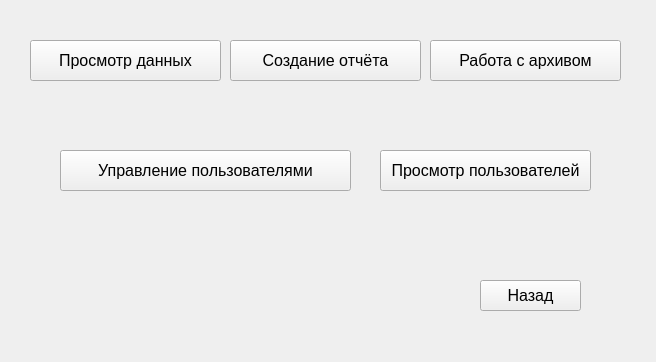
<?xml version="1.0" encoding="UTF-8"?>
<ui version="4.0">
 <class>director</class>
 <widget class="QWidget" name="director">
  <property name="geometry">
   <rect>
    <x>0</x>
    <y>0</y>
    <width>656</width>
    <height>362</height>
   </rect>
  </property>
  <property name="windowTitle">
   <string>Form</string>
  </property>
  <widget class="QPushButton" name="back">
   <property name="geometry">
    <rect>
     <x>480</x>
     <y>280</y>
     <width>101</width>
     <height>31</height>
    </rect>
   </property>
   <property name="font">
    <font>
     <pointsize>12</pointsize>
    </font>
   </property>
   <property name="text">
    <string>Назад</string>
   </property>
  </widget>
  <widget class="QPushButton" name="data">
   <property name="geometry">
    <rect>
     <x>30</x>
     <y>40</y>
     <width>191</width>
     <height>41</height>
    </rect>
   </property>
   <property name="font">
    <font>
     <pointsize>12</pointsize>
    </font>
   </property>
   <property name="text">
    <string>Просмотр данных</string>
   </property>
  </widget>
  <widget class="QPushButton" name="report">
   <property name="geometry">
    <rect>
     <x>230</x>
     <y>40</y>
     <width>191</width>
     <height>41</height>
    </rect>
   </property>
   <property name="font">
    <font>
     <pointsize>12</pointsize>
    </font>
   </property>
   <property name="text">
    <string>Создание отчёта</string>
   </property>
  </widget>
  <widget class="QPushButton" name="archive">
   <property name="geometry">
    <rect>
     <x>430</x>
     <y>40</y>
     <width>191</width>
     <height>41</height>
    </rect>
   </property>
   <property name="font">
    <font>
     <pointsize>12</pointsize>
    </font>
   </property>
   <property name="text">
    <string>Работа с архивом</string>
   </property>
  </widget>
  <widget class="QPushButton" name="users">
   <property name="geometry">
    <rect>
     <x>60</x>
     <y>150</y>
     <width>291</width>
     <height>41</height>
    </rect>
   </property>
   <property name="font">
    <font>
     <pointsize>12</pointsize>
    </font>
   </property>
   <property name="text">
    <string>Управление пользователями</string>
   </property>
  </widget>
  <widget class="QPushButton" name="us">
   <property name="geometry">
    <rect>
     <x>380</x>
     <y>150</y>
     <width>211</width>
     <height>41</height>
    </rect>
   </property>
   <property name="font">
    <font>
     <pointsize>12</pointsize>
    </font>
   </property>
   <property name="text">
    <string>Просмотр пользователей</string>
   </property>
  </widget>
 </widget>
 <resources/>
 <connections/>
</ui>
